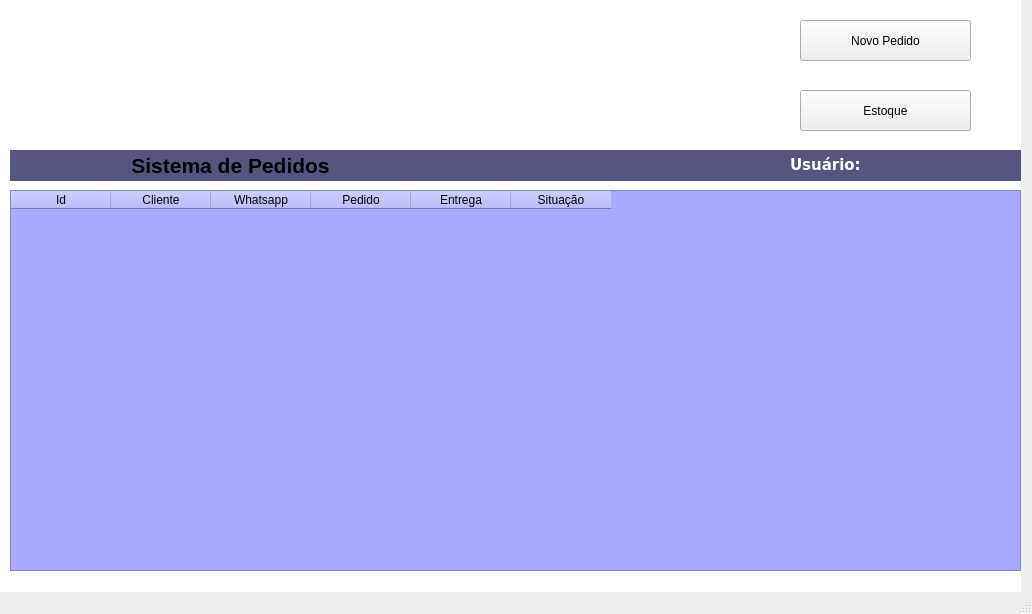
<?xml version="1.0" encoding="UTF-8"?>
<ui version="4.0">
 <class>MainWindow</class>
 <widget class="QMainWindow" name="MainWindow">
  <property name="geometry">
   <rect>
    <x>0</x>
    <y>0</y>
    <width>1032</width>
    <height>614</height>
   </rect>
  </property>
  <property name="windowTitle">
   <string>MainWindow</string>
  </property>
  <widget class="QWidget" name="centralwidget">
   <widget class="QTableWidget" name="tableWidget">
    <property name="geometry">
     <rect>
      <x>10</x>
      <y>190</y>
      <width>1011</width>
      <height>381</height>
     </rect>
    </property>
    <property name="styleSheet">
     <string notr="true">background-color: rgb(170, 170, 255);</string>
    </property>
    <column>
     <property name="text">
      <string>Id</string>
     </property>
    </column>
    <column>
     <property name="text">
      <string>Cliente</string>
     </property>
    </column>
    <column>
     <property name="text">
      <string>Whatsapp</string>
     </property>
    </column>
    <column>
     <property name="text">
      <string>Pedido</string>
     </property>
    </column>
    <column>
     <property name="text">
      <string>Entrega</string>
     </property>
    </column>
    <column>
     <property name="text">
      <string>Situação</string>
     </property>
    </column>
   </widget>
   <widget class="QLabel" name="label">
    <property name="geometry">
     <rect>
      <x>10</x>
      <y>150</y>
      <width>1011</width>
      <height>31</height>
     </rect>
    </property>
    <property name="styleSheet">
     <string notr="true">background-color: rgb(85, 85, 127);</string>
    </property>
    <property name="text">
     <string/>
    </property>
   </widget>
   <widget class="QLabel" name="label_2">
    <property name="geometry">
     <rect>
      <x>790</x>
      <y>150</y>
      <width>101</width>
      <height>31</height>
     </rect>
    </property>
    <property name="font">
     <font>
      <family>Verdana</family>
      <pointsize>12</pointsize>
      <weight>75</weight>
      <bold>true</bold>
     </font>
    </property>
    <property name="styleSheet">
     <string notr="true"/>
    </property>
    <property name="text">
     <string>&lt;html&gt;&lt;head/&gt;&lt;body&gt;&lt;p&gt;&lt;span style=&quot; font-size:11pt; font-weight:600; color:#ffffff;&quot;&gt;Usuário:&lt;/span&gt;&lt;/p&gt;&lt;/body&gt;&lt;/html&gt;</string>
    </property>
   </widget>
   <widget class="QLabel" name="label_3">
    <property name="geometry">
     <rect>
      <x>880</x>
      <y>160</y>
      <width>101</width>
      <height>16</height>
     </rect>
    </property>
    <property name="font">
     <font>
      <family>Verdana</family>
      <pointsize>10</pointsize>
      <weight>50</weight>
      <bold>false</bold>
      <underline>true</underline>
     </font>
    </property>
    <property name="styleSheet">
     <string notr="true">color: rgb(0, 255, 255);</string>
    </property>
    <property name="text">
     <string/>
    </property>
   </widget>
   <widget class="QLabel" name="label_4">
    <property name="geometry">
     <rect>
      <x>120</x>
      <y>150</y>
      <width>221</width>
      <height>31</height>
     </rect>
    </property>
    <property name="font">
     <font>
      <pointsize>16</pointsize>
      <weight>75</weight>
      <bold>true</bold>
     </font>
    </property>
    <property name="text">
     <string>&lt;html&gt;&lt;head/&gt;&lt;body&gt;&lt;p align=&quot;center&quot;&gt;Sistema de Pedidos&lt;/p&gt;&lt;/body&gt;&lt;/html&gt;</string>
    </property>
   </widget>
   <widget class="QLabel" name="label_5">
    <property name="geometry">
     <rect>
      <x>40</x>
      <y>10</y>
      <width>611</width>
      <height>131</height>
     </rect>
    </property>
    <property name="styleSheet">
     <string notr="true">image: url(:/img/franguigs_titulo.png);</string>
    </property>
    <property name="text">
     <string/>
    </property>
   </widget>
   <widget class="QLabel" name="label_6">
    <property name="geometry">
     <rect>
      <x>-20</x>
      <y>0</y>
      <width>1041</width>
      <height>601</height>
     </rect>
    </property>
    <property name="styleSheet">
     <string notr="true">background-color: rgb(255, 255, 255);</string>
    </property>
    <property name="text">
     <string/>
    </property>
   </widget>
   <widget class="QPushButton" name="pushButton">
    <property name="geometry">
     <rect>
      <x>800</x>
      <y>20</y>
      <width>171</width>
      <height>41</height>
     </rect>
    </property>
    <property name="text">
     <string>Novo Pedido</string>
    </property>
   </widget>
   <widget class="QPushButton" name="pushButton_2">
    <property name="geometry">
     <rect>
      <x>800</x>
      <y>90</y>
      <width>171</width>
      <height>41</height>
     </rect>
    </property>
    <property name="text">
     <string>Estoque</string>
    </property>
   </widget>
   <widget class="QLabel" name="label_7">
    <property name="geometry">
     <rect>
      <x>830</x>
      <y>100</y>
      <width>21</width>
      <height>21</height>
     </rect>
    </property>
    <property name="styleSheet">
     <string notr="true">image: url(:/img/014-cardapio.png);</string>
    </property>
    <property name="text">
     <string/>
    </property>
   </widget>
   <widget class="QLabel" name="label_8">
    <property name="geometry">
     <rect>
      <x>830</x>
      <y>30</y>
      <width>21</width>
      <height>21</height>
     </rect>
    </property>
    <property name="styleSheet">
     <string notr="true">image: url(:/img/009-adicionar.png);</string>
    </property>
    <property name="text">
     <string/>
    </property>
   </widget>
   <zorder>label_6</zorder>
   <zorder>tableWidget</zorder>
   <zorder>label</zorder>
   <zorder>label_2</zorder>
   <zorder>label_3</zorder>
   <zorder>label_4</zorder>
   <zorder>label_5</zorder>
   <zorder>pushButton</zorder>
   <zorder>pushButton_2</zorder>
   <zorder>label_7</zorder>
   <zorder>label_8</zorder>
  </widget>
  <widget class="QMenuBar" name="menubar">
   <property name="geometry">
    <rect>
     <x>0</x>
     <y>0</y>
     <width>1032</width>
     <height>21</height>
    </rect>
   </property>
  </widget>
  <widget class="QStatusBar" name="statusbar"/>
 </widget>
 <resources>
  <include location="../icons/principal.qrc"/>
 </resources>
 <connections/>
</ui>
